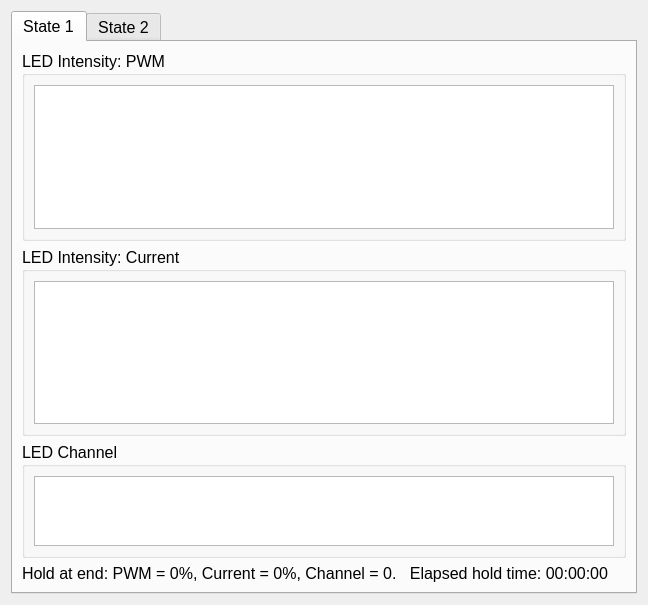
<?xml version="1.0" encoding="UTF-8"?>
<ui version="4.0">
 <class>Dialog</class>
 <widget class="QDialog" name="Dialog">
  <property name="geometry">
   <rect>
    <x>0</x>
    <y>0</y>
    <width>648</width>
    <height>605</height>
   </rect>
  </property>
  <property name="font">
   <font>
    <pointsize>12</pointsize>
   </font>
  </property>
  <property name="windowTitle">
   <string>Dialog</string>
  </property>
  <layout class="QGridLayout" name="gridLayout">
   <item row="0" column="0">
    <widget class="QTabWidget" name="main_tab">
     <property name="currentIndex">
      <number>0</number>
     </property>
     <widget class="QWidget" name="state_1_tab">
      <property name="contextMenuPolicy">
       <enum>Qt::CustomContextMenu</enum>
      </property>
      <attribute name="title">
       <string>State 1</string>
      </attribute>
      <layout class="QGridLayout" name="gridLayout_4" rowstretch="10,10,6,0">
       <item row="0" column="0">
        <widget class="QGroupBox" name="graph_intensity_pwm_box0">
         <property name="toolTip">
          <string>Plot of driver LED PWM as a % of total PWM (0% = always off, 100% = always on)</string>
         </property>
         <property name="title">
          <string>LED Intensity: PWM</string>
         </property>
         <layout class="QGridLayout" name="gridLayout_3">
          <property name="leftMargin">
           <number>9</number>
          </property>
          <property name="topMargin">
           <number>9</number>
          </property>
          <property name="rightMargin">
           <number>9</number>
          </property>
          <property name="bottomMargin">
           <number>9</number>
          </property>
          <item row="0" column="0">
           <widget class="PlotWidget" name="graph_intensity_pwm0">
            <property name="toolTip">
             <string>Plot of driver LED PWM as a % of total PWM (0% = always off, 100% = always on)</string>
            </property>
           </widget>
          </item>
         </layout>
        </widget>
       </item>
       <item row="2" column="0">
        <widget class="QGroupBox" name="graph_channel_box0">
         <property name="toolTip">
          <string>Plot of the LED channel vs time.</string>
         </property>
         <property name="title">
          <string>LED Channel</string>
         </property>
         <layout class="QGridLayout" name="gridLayout_11">
          <property name="leftMargin">
           <number>9</number>
          </property>
          <property name="rightMargin">
           <number>9</number>
          </property>
          <property name="bottomMargin">
           <number>9</number>
          </property>
          <item row="0" column="0">
           <widget class="PlotWidget" name="graph_channel0">
            <property name="toolTip">
             <string>Plot of the LED channel vs time.</string>
            </property>
           </widget>
          </item>
         </layout>
        </widget>
       </item>
       <item row="1" column="0">
        <widget class="QGroupBox" name="graph_intensity_current_box0">
         <property name="toolTip">
          <string>Plot of current output of the LED as a percent of the current limit for the LED.</string>
         </property>
         <property name="title">
          <string>LED Intensity: Current</string>
         </property>
         <layout class="QGridLayout" name="gridLayout_5">
          <property name="leftMargin">
           <number>9</number>
          </property>
          <property name="rightMargin">
           <number>9</number>
          </property>
          <property name="bottomMargin">
           <number>9</number>
          </property>
          <item row="0" column="0">
           <widget class="PlotWidget" name="graph_intensity_current0">
            <property name="toolTip">
             <string>Plot of current output of the LED as a percent of the current limit for the LED.</string>
            </property>
           </widget>
          </item>
         </layout>
        </widget>
       </item>
       <item row="3" column="0">
        <widget class="QLabel" name="hold_label0">
         <property name="text">
          <string>Hold at end: PWM = 0%, Current = 0%, Channel = 0.   Elapsed hold time: 00:00:00</string>
         </property>
        </widget>
       </item>
      </layout>
     </widget>
     <widget class="QWidget" name="state_2_tab">
      <attribute name="title">
       <string>State 2</string>
      </attribute>
      <layout class="QGridLayout" name="gridLayout_2" rowstretch="10,10,6,0">
       <item row="1" column="0">
        <widget class="QGroupBox" name="graph_intensity_current_box1">
         <property name="toolTip">
          <string>Plot of current output of the LED as a percent of the current limit for the LED.</string>
         </property>
         <property name="title">
          <string>LED Intensity: Current</string>
         </property>
         <layout class="QGridLayout" name="gridLayout_8">
          <property name="leftMargin">
           <number>9</number>
          </property>
          <property name="rightMargin">
           <number>9</number>
          </property>
          <property name="bottomMargin">
           <number>9</number>
          </property>
          <item row="0" column="0">
           <widget class="PlotWidget" name="graph_intensity_current1">
            <property name="toolTip">
             <string>Plot of current output of the LED as a percent of the current limit for the LED.</string>
            </property>
           </widget>
          </item>
         </layout>
        </widget>
       </item>
       <item row="2" column="0">
        <widget class="QGroupBox" name="graph_channel_box1">
         <property name="toolTip">
          <string>Plot of the LED channel vs time.</string>
         </property>
         <property name="title">
          <string>LED Channel</string>
         </property>
         <layout class="QGridLayout" name="gridLayout_10">
          <property name="leftMargin">
           <number>9</number>
          </property>
          <property name="rightMargin">
           <number>9</number>
          </property>
          <property name="bottomMargin">
           <number>9</number>
          </property>
          <item row="0" column="0">
           <widget class="PlotWidget" name="graph_channel1">
            <property name="toolTip">
             <string>Plot of the LED channel vs time.</string>
            </property>
           </widget>
          </item>
         </layout>
        </widget>
       </item>
       <item row="0" column="0">
        <widget class="QGroupBox" name="graph_intensity_pwm_box1">
         <property name="toolTip">
          <string>Plot of driver LED PWM as a % of total PWM (0% = always off, 100% = always on)</string>
         </property>
         <property name="title">
          <string>LED Intensity: PWM</string>
         </property>
         <layout class="QGridLayout" name="gridLayout_9">
          <property name="leftMargin">
           <number>9</number>
          </property>
          <property name="topMargin">
           <number>9</number>
          </property>
          <property name="rightMargin">
           <number>9</number>
          </property>
          <property name="bottomMargin">
           <number>9</number>
          </property>
          <item row="0" column="0">
           <widget class="PlotWidget" name="graph_intensity_pwm1">
            <property name="toolTip">
             <string>Plot of driver LED PWM as a % of total PWM (0% = always off, 100% = always on)</string>
            </property>
           </widget>
          </item>
         </layout>
        </widget>
       </item>
       <item row="3" column="0">
        <widget class="QLabel" name="hold_label1">
         <property name="text">
          <string>Hold at end: PWM = 0%, Current = 0%, Channel = 0.   Elapsed hold time: 00:00:00</string>
         </property>
        </widget>
       </item>
      </layout>
     </widget>
    </widget>
   </item>
  </layout>
 </widget>
 <customwidgets>
  <customwidget>
   <class>PlotWidget</class>
   <extends>QGraphicsView</extends>
   <header>pyqtgraph</header>
  </customwidget>
 </customwidgets>
 <resources/>
 <connections/>
</ui>
